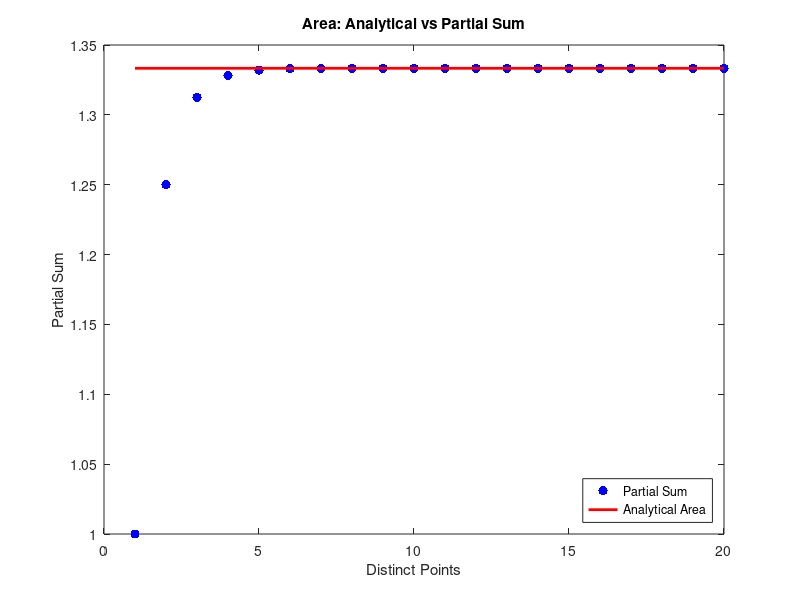

MATLAB code for this plot:
% Geometric Series: Analytical vs Partial Sum
% Author: Mani Majd
% Source: ESC103 Lab 1
% Date: November 2024
% Description:
%   This script calculates and compares the analytical area and partial sums 
%   of a geometric series. It also visualizes the results using a plot.

%% Section 1: Analytical Calculation
a = 1; % Initial term
r = 1/4; % Common ratio
area_analytical = a / (1 - r); % Analytical sum of the infinite series

%% Section 2: Partial Sum Calculation Using a Loop
series_sum = zeros(1, 20); % Initialize partial sum array
series_sum(1) = a; % First term of the series

for idx = 2:20
    series_sum(idx) = series_sum(idx - 1) + a * (r^(idx - 1));
end

disp('Partial sum using loop:');
disp(series_sum);

%% Section 3: Partial Sum Calculation Without Loop
k = 1:20; % Array for k values
series_sum2 = a * (1 - r.^k) ./ (1 - r); % Vectorized computation

disp('Partial sum without loop:');
disp(series_sum2);

%% Section 4: Plotting Results
figure;
plot(series_sum, '.b', 'MarkerSize', 20); % Plot partial sums
hold on;
y = ones(1, 20) .* area_analytical; % Analytical area as a constant line
plot(y, '-r', 'LineWidth', 2);
title('Area: Analytical vs Partial Sum');
xlabel('Distinct Points');
ylabel('Partial Sum');
legend('Partial Sum', 'Analytical Area','Location', 'southeast')